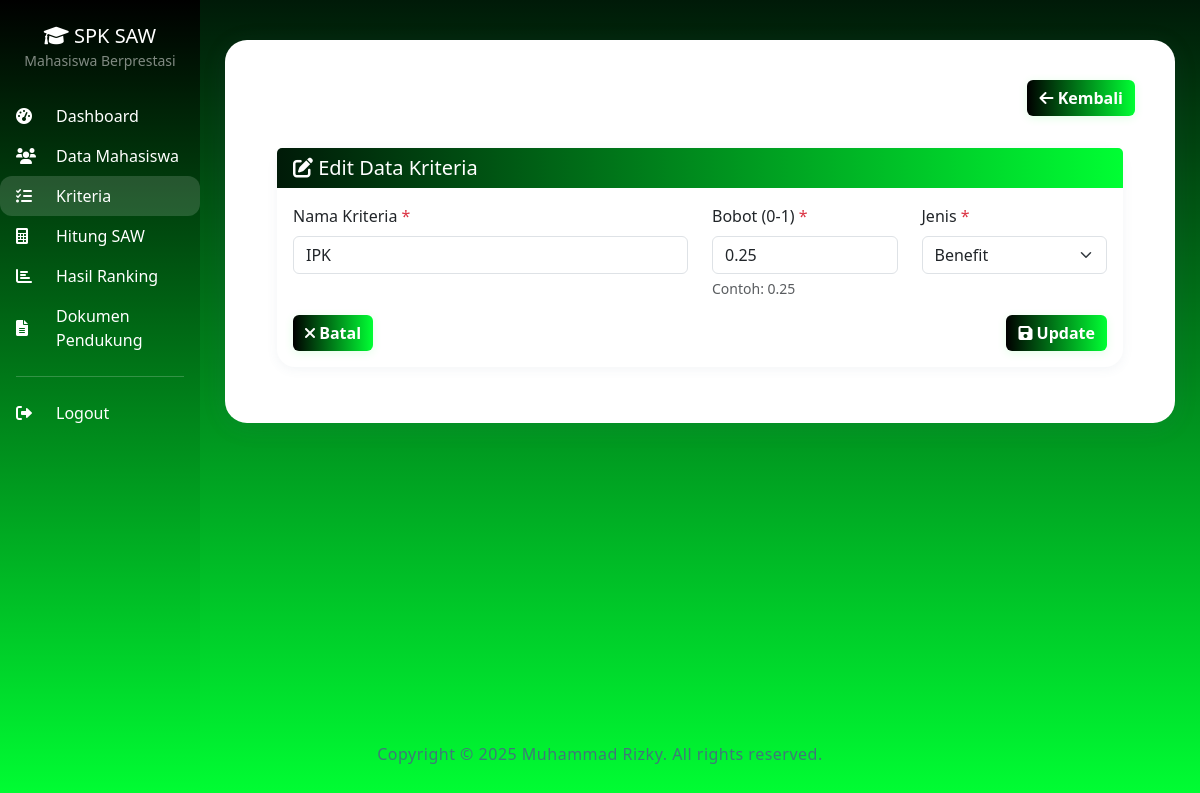
/edit_kriteria.php?id=1 (signed in), run on the app's committed database.
### tables this page shows
CREATE TABLE kriteria (
    id_kriteria INT AUTO_INCREMENT PRIMARY KEY,
    nama_kriteria VARCHAR(100) NOT NULL,
    bobot DECIMAL(3,2) NOT NULL,
    jenis ENUM('benefit', 'cost') NOT NULL,
    created_at TIMESTAMP DEFAULT CURRENT_TIMESTAMP,
    updated_at TIMESTAMP DEFAULT CURRENT_TIMESTAMP ON UPDATE CURRENT_TIMESTAMP
);

### edit_kriteria.php (the view, shortened to what this page needs)
<?php
require_once 'config/database.php';
$id = isset($_GET['id']) ? intval($_GET['id']) : 0;
$stmt = $pdo->prepare("SELECT * FROM kriteria WHERE id_kriteria = ?");
$stmt->execute([$id]);
$kriteria = $stmt->fetch();
?>
<!DOCTYPE html>
<html lang="id">
<head>
    <link href="https://cdn.jsdelivr.net/npm/bootstrap@5.3.0/dist/css/bootstrap.min.css" rel="stylesheet">
    <link href="https://cdnjs.cloudflare.com/ajax/libs/font-awesome/6.0.0/css/all.min.css" rel="stylesheet">
</head>
<body>
    <div class="container-fluid">
        <div class="row">
            <div class="col-md-3 col-lg-2 px-0">
                <div class="sidebar">
                    <div class="p-4 text-center">
                        <h5 class="text-white mb-0">
                            <i class="fas fa-graduation-cap"></i> SPK SAW
                        </h5>
                        <small class="text-white-50">Mahasiswa Berprestasi</small>
                    </div>
                    <nav class="nav flex-column">
                        <a class="nav-link" href="index.php">
                            <i class="fas fa-tachometer-alt me-2"></i>
                            <span class="d-none d-lg-inline">Dashboard</span>
                        </a>
                        <a class="nav-link" href="mahasiswa.php">
                            <i class="fas fa-users me-2"></i>
                            <span class="d-none d-lg-inline">Data Mahasiswa</span>
                        </a>
                        <a class="nav-link active" href="kriteria.php">
                            <i class="fas fa-list-check me-2"></i>
                            <span class="d-none d-lg-inline">Kriteria</span>
                        </a>
                        <a class="nav-link" href="hitung_saw.php">
                            <i class="fas fa-calculator me-2"></i>
                            <span class="d-none d-lg-inline">Hitung SAW</span>
                        </a>
                        <a class="nav-link" href="hasil.php">
                            <i class="fas fa-chart-bar me-2"></i>
                            <span class="d-none d-lg-inline">Hasil Ranking</span>
                        </a>
                        <a class="nav-link" href="dokumen.php">
                            <i class="fas fa-file-alt me-2"></i>
                            <span class="d-none d-lg-inline">Dokumen Pendukung</span>
                        </a>
                        <hr class="text-white-50 mx-3">
                        <a class="nav-link" href="logout.php">
                            <i class="fas fa-sign-out-alt me-2"></i>
                            <span class="d-none d-lg-inline">Logout</span>
                        </a>
                    </nav>
                </div>
            </div>
            <div class="col-md-9 col-lg-10 px-0">
                <div class="main-content">
                    <div class="content-card">
                    <nav class="navbar navbar-expand-lg">
                        <div class="container-fluid">
                            <h4 class="mb-0">Edit Kriteria</h4>
                            <div class="navbar-nav ms-auto">
                                <a href="kriteria.php" class="btn btn-secondary">
                                    <i class="fas fa-arrow-left"></i> Kembali
                                </a>
                            </div>
                        </div>
                    </nav>
                    <div class="p-4">
                        <div class="card">
                            <div class="card-header">
                                <h5 class="mb-0">
                                    <i class="fas fa-edit"></i> Edit Data Kriteria
                                </h5>
                            </div>
                            <div class="card-body">
                                <form method="POST">
                                    <div class="row">
                                        <div class="col-md-6 mb-3">
                                            <label for="nama_kriteria" class="form-label">Nama Kriteria <span class="text-danger">*</span></label>
                                            <input type="text" class="form-control" id="nama_kriteria" name="nama_kriteria"
                                                   value="<?php echo htmlspecialchars($kriteria['nama_kriteria']); ?>"
                                                   required>
                                        </div>
                                        <div class="col-md-3 mb-3">
                                            <label for="bobot" class="form-label">Bobot (0-1) <span class="text-danger">*</span></label>
                                            <input type="number" class="form-control" id="bobot" name="bobot"
                                                   step="0.01" min="0" max="1"
                                                   value="<?php echo $kriteria['bobot']; ?>"
                                                   required>
                                            <div class="form-text">Contoh: 0.25</div>
                                        </div>
                                        <div class="col-md-3 mb-3">
                                            <label for="jenis" class="form-label">Jenis <span class="text-danger">*</span></label>
                                            <select class="form-select" id="jenis" name="jenis" required>
                                                <option value="benefit" <?php echo ($kriteria['jenis'] == 'benefit') ? 'selected' : ''; ?>>Benefit</option>
                                            </select>
                                        </div>
                                    </div>
                                    <div class="d-flex justify-content-between">
                                        <a href="kriteria.php" class="btn btn-secondary">
                                            <i class="fas fa-times"></i> Batal
                                        </a>
                                        <button type="submit" class="btn btn-warning">
                                            <i class="fas fa-save"></i> Update
                                        </button>
                                    </div>
                                </form>
                                </div>
                            </div>
                        </div>
                    </div>
                </div>
            </div>
        </div>
    </div>
    <p style="position:fixed;left:0;right:0;bottom:18px;text-align:center;color:#4B6286;opacity:0.85;z-index:9999;font-size:16px;font-weight:500;letter-spacing:0.5px;pointer-events:none;">Copyright &#169; 2025 Muhammad Rizky. All rights reserved.</p>
</body>
</html>

### edit_kriteria.php (style rules this page uses)
body, .main-content { background: linear-gradient(180deg, #001a08 0%, #00FF33 100%) !important; color: #fff; }
.sidebar { background: linear-gradient(180deg, #000000 0%, #00FF33 100%) !important; min-height: 100vh; color: #fff; }
.card, .content-card { background: #fff; border-radius: 22px; box-shadow: 0 4px 24px rgba(0,0,0,0.18); border: none; }
.card-header, .content-card-header, .table thead th { background: linear-gradient(90deg, #001a08 0%, #00FF33 100%) !important; color: #fff !important; border-radius: 22px 22px 0 0; border: none; font-weight: 700; }
.sidebar .nav-link { color: #fff; border-radius: 12px; }
.sidebar .nav-link.active, .sidebar .nav-link:hover { background: rgba(255,255,255,0.15); color: #fff; }
.sidebar hr { border-color: rgba(255,255,255,0.2) !important; opacity: 1; }
.card { border-radius: 18px; box-shadow: 0 2px 12px rgba(76, 98, 134, 0.07); border: none; }
.navbar, .main-content { background: transparent !important; }
hr { border-color: var(--primary) !important; opacity: 0.2; }
.main-content { padding: 40px 0; }
.content-card { background: #fff; border-radius: 22px; box-shadow: 0 4px 24px rgba(76, 98, 134, 0.10); padding: 32px 28px; margin: 0 auto; max-width: 98%; }
@media (min-width: 992px) { .content-card { max-width: 95%; } }
.sidebar .nav-link { display: flex; align-items: center; gap: 10px; justify-content: flex-start; }
.sidebar .nav-link i { min-width: 22px; text-align: left; }
.card-header, .content-card-header { background: linear-gradient(90deg, #001a08 0%, #00FF33 100%); color: #fff; border-radius: 22px 22px 0 0; border: none; }
.btn.btn-warning { background: linear-gradient(90deg, #000 0%, #00FF33 100%) !important; color: #fff !important; border: none !important; font-weight: 600; box-shadow: 0 2px 10px rgba(0,255,51,0.12); transition: background 0.2s, box-shadow 0.2s; }
.btn.btn-secondary { background: linear-gradient(90deg, #000 0%, #00FF33 100%) !important; color: #fff !important; border: none !important; font-weight: 600; box-shadow: 0 2px 10px rgba(0,255,51,0.12); transition: background 0.2s, box-shadow 0.2s; }

### data on the page
kriteria: nama_kriteria "IPK", bobot "0.25", jenis "Benefit"
